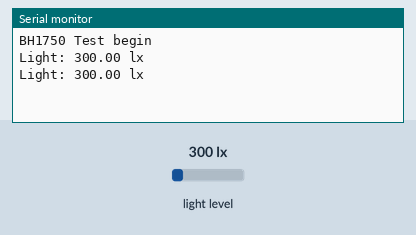
This sketch was run on a simulated Arduino Uno, built with avr-gcc and run on an emulated ATmega328P. Shown: the last lines printed to the serial monitor. The test bench sets the inputs (shaded band); at power-on: light level 300 lx.

Above: at 1.8 s.
1.9 s: light level set to 40 lx
At 2.7 s:
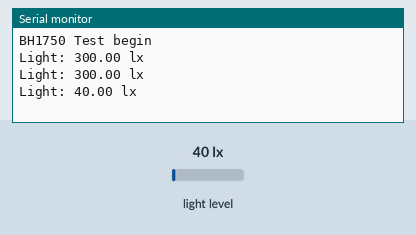
3.4 s: light level set to 500 lx
At 4.8 s:
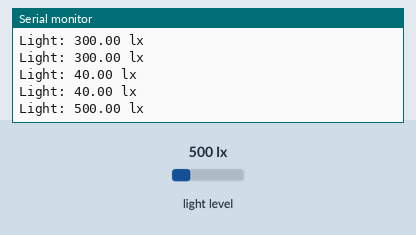
Timing chart, 0 to 6.4 s (numbered marks = the images above; inputs shaded):
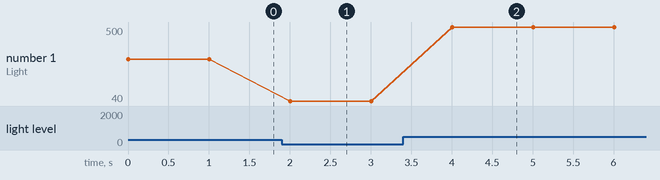

Measured:
- after the input at 1.9 s, the serial monitor: prints a new line after 0.10 s (image 1)
- after the input at 3.4 s, the serial monitor: prints a new line after 0.61 s (image 2)
- plotted number 1: 300 → 40 after the input at 1.9 s, 40 → 500 after the input at 3.4 s

The sketch:

read_light.ino
```cpp
/*
  Example of BH1750 library usage.
  This example initialises the BH1750 object using the default high resolution
  continuous mode and then makes a light level reading every second.
  Connection:
    VCC -> 3V3 or 5V
    GND -> GND
    SCL -> SCL (A5 on Arduino Uno, Leonardo, etc or 21 on Mega and Due, on esp8266 free selectable)
    DAT -> DAT (A4 on Arduino Uno, Leonardo, etc or 20 on Mega and Due, on esp8266 free selectable)
    ADD -> (not connected) or GND
  ADD pin is used to set sensor I2C address. If it has voltage greater or equal to
  0.7VCC voltage (e.g. you've connected it to VCC) the sensor address will bescale
  0x5C. In other case (if ADD voltage less than 0.7 * VCC) the sensor address will
  be 0x23 (by default).
*/


#include <Wire.h>
#include <BH1750.h>

BH1750 lightMeter;


void setup(){

  Serial.begin(38400);

  // Initialize the I2C bus (BH1750 library doesn't do this automatically)
  Wire.begin();
  // On esp8266 you can select SCL and SDA pins using Wire.begin(D4, D3);

  lightMeter.begin();

  Serial.println(F("BH1750 Test begin"));

}


void loop() {

  float lux = lightMeter.readLightLevel();
  Serial.print("Light: ");
  Serial.print(lux);
  Serial.println(" lx");
  delay(1000);

}
```
